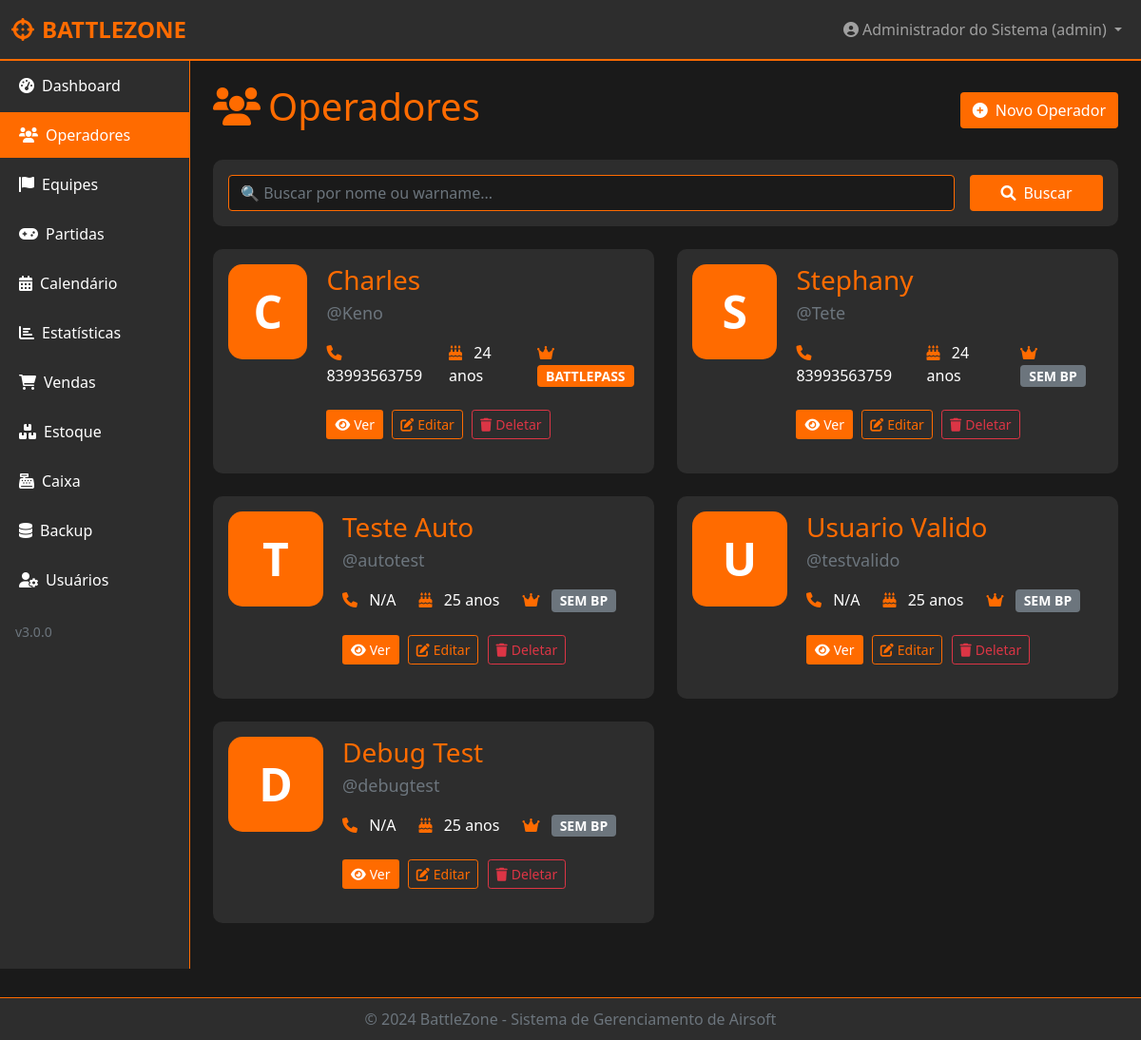
Page /operadores (signed in) on the committed database.
### backend/models.py (models this page shows, shortened)
class User(UserMixin, db.Model):
    __tablename__ = 'users'
    id = db.Column(db.Integer, primary_key=True)
    username = db.Column(db.String(80), unique=True, nullable=False)
    nome = db.Column(db.String(120), nullable=False)
    email = db.Column(db.String(120), unique=True, nullable=False)
    cpf = db.Column(db.String(14), unique=True, nullable=True)
    telefone = db.Column(db.String(20), nullable=True)
    data_nascimento = db.Column(db.String(10), nullable=True)
    idade = db.Column(db.Integer, nullable=True)
    password_hash = db.Column(db.String(200), nullable=False)
    salt = db.Column(db.String(32), nullable=False)
    nivel = db.Column(db.String(20), nullable=False, default='operador')
    status = db.Column(db.String(20), default='pendente')
    tentativas = db.Column(db.Integer, default=0)
    session_token = db.Column(db.String(100), unique=True, nullable=True)
    last_activity = db.Column(db.DateTime, default=datetime.utcnow)
    created_at = db.Column(db.DateTime, default=datetime.utcnow)
    approved_at = db.Column(db.DateTime, nullable=True)
    approved_by = db.Column(db.String(80), nullable=True)
    last_login = db.Column(db.DateTime, nullable=True)
    partidas_criadas = db.relationship('Partida', back_populates='criador', lazy=True, foreign_keys='Partida.created_by')
    operador_id = db.Column(db.Integer, db.ForeignKey('operadores.id'), nullable=True)
    operador = db.relationship('Operador', backref='usuario', uselist=False)
    two_factor_enabled = db.Column(db.Boolean, default=False)
    two_factor_secret = db.Column(db.String(32), nullable=True)  # Segredo TOTP em base32
    backup_codes = db.Column(db.Text, nullable=True)  # JSON com códigos de backup
    two_factor_verified_at = db.Column(db.DateTime, nullable=True)
    password_reset_token = db.Column(db.String(100), unique=True, nullable=True)
    password_reset_expires = db.Column(db.DateTime, nullable=True)
    terms_accepted = db.Column(db.Boolean, default=False)
    terms_accepted_date = db.Column(db.DateTime, nullable=True)
    def tem_permissao(self, recurso):
        if self.nivel == 'admin':
            return True

class Operador(db.Model):
    __tablename__ = 'operadores'
    id = db.Column(db.Integer, primary_key=True)
    old_id = db.Column(db.String(50), unique=True, nullable=True)
    nome = db.Column(db.String(120), nullable=False, unique=True)
    warname = db.Column(db.String(80), unique=True, nullable=False)
    cpf = db.Column(db.String(20), unique=True, nullable=True)
    email = db.Column(db.String(120), nullable=True)
    telefone = db.Column(db.String(20), nullable=True)
    data_nascimento = db.Column(db.String(20), nullable=True)
    idade = db.Column(db.String(10), nullable=True)
    battlepass = db.Column(db.String(10), default='NAO')
    created_at = db.Column(db.DateTime, default=datetime.utcnow)
    updated_at = db.Column(db.DateTime, default=datetime.utcnow, onupdate=datetime.utcnow)
    total_kills = db.Column(db.Integer, default=0)
    total_deaths = db.Column(db.Integer, default=0)
    total_vitorias = db.Column(db.Integer, default=0)
    total_derrotas = db.Column(db.Integer, default=0)
    total_mvps = db.Column(db.Integer, default=0)
    total_capturas = db.Column(db.Integer, default=0)
    total_plantas_bomba = db.Column(db.Integer, default=0)
    total_desarmes_bomba = db.Column(db.Integer, default=0)
    total_refens = db.Column(db.Integer, default=0)
    total_cacos = db.Column(db.Integer, default=0)
    total_partidas = db.Column(db.Integer, default=0)
    membro_equipes = db.relationship('Equipe', secondary='equipe_membros', back_populates='membros')
    partidas = db.relationship('PartidaParticipante', back_populates='operador', foreign_keys='PartidaParticipante.operador_id')

### app.py (the view)
@app.route('/operadores')
@login_required
@requer_permissao('operadores')
@operador_session_required
def listar_operadores():
    search = request.args.get('search', '')
    if search:
        operadores = Operador.query.filter(
            (Operador.nome.ilike(f'%{search}%')) |
            (Operador.warname.ilike(f'%{search}%'))
        ).all()
    else:
        operadores = Operador.query.all()
    print(f"📋 Listando {len(operadores)} operadores")  # DEBUG
    return render_template('operadores/listar.html', operadores=operadores, search=search)

### app.py (called while the page is built)
@app.before_request
def before_request():
    if current_user.is_authenticated and current_user.nivel == 'operador':
        if not current_user.is_session_valid():
            from flask_login import logout_user
            logout_user()
            session.clear()
            flash('Sessão expirada por inatividade (5 minutos).', 'warning')
            return redirect(url_for('auth.login'))
        current_user.update_activity()

@app.after_request
def after_request(response):
    return add_security_headers(response)

@login_manager.user_loader
def load_user(user_id):
    return db.session.get(User, int(user_id))

@app.context_processor
def inject_now():
    return {'now': datetime.now()}

### frontend/templates/operadores/listar.html (shortened to what this page needs)
{% extends "base.html" %}
{% block content %}
<div class="d-flex justify-content-between align-items-center mb-4">
    <h1 class="text-laranja"><i class="fas fa-users me-2"></i>Operadores</h1>
    <a href="{{ url_for('novo_operador') }}" class="btn" style="background-color: #FF6B00; color: white;">
        <i class="fas fa-plus-circle me-2"></i>Novo Operador
    </a>
</div>
<div class="card mb-4">
    <div class="card-body">
        <form method="GET" class="row g-3">
            <div class="col-md-10">
                <input type="text" name="search" class="form-control" placeholder="🔍 Buscar por nome ou warname..." value="{{ search }}">
            </div>
            <div class="col-md-2">
                <button type="submit" class="btn w-100" style="background-color: #FF6B00; color: white;">
                    <i class="fas fa-search me-2"></i>Buscar
                </button>
            </div>
        </form>
    </div>
</div>
{% if operadores %}
    <div class="row">
        {% for operador in operadores %}
        <div class="col-md-6 mb-4">
            <div class="card h-100">
                <div class="card-body">
                    <div class="d-flex">
                        <div style="background-color: #FF6B00; width: 100px; height: 100px; border-radius: 15px; display: flex; align-items: center; justify-content: center; margin-right: 20px;">
                            <span style="font-size: 48px; font-weight: bold; color: white;">
                                {{ operador.nome[0]|upper }}
                            </span>
                        </div>
                        <div class="flex-grow-1">
                            <h3 class="mb-1" style="color: #FF6B00; font-size: 28px;">{{ operador.nome }}</h3>
                            <p class="text-muted mb-3" style="font-size: 18px;">@{{ operador.warname }}</p>
                            <div class="d-flex justify-content-start gap-4 mt-3">
                                <div>
                                    <i class="fas fa-phone me-2" style="color: #FF6B00;"></i>
                                    <span>{{ operador.telefone or 'N/A' }}</span>
                                </div>
                                <div>
                                    <i class="fas fa-birthday-cake me-2" style="color: #FF6B00;"></i>
                                    <span>{{ operador.idade or 'N/A' }} anos</span>
                                </div>
                                <div>
                                    <i class="fas fa-crown me-2" style="color: #FF6B00;"></i>
                                    {% if operador.battlepass == 'SIM' %}
                                        <span class="badge" style="background-color: #FF6B00; color: white; font-size: 14px;">BATTLEPASS</span>
                                    {% else %}
                                        <span class="badge bg-secondary" style="font-size: 14px;">SEM BP</span>
                                    {% endif %}
                                </div>
                            </div>
                            <div class="mt-4">
                                <a href="{{ url_for('ver_operador', id=operador.id) }}" class="btn btn-sm" style="background-color: #FF6B00; color: white; margin-right: 5px;">
                                    <i class="fas fa-eye me-1"></i>Ver
                                </a>
                                <a href="{{ url_for('editar_operador', id=operador.id) }}" class="btn btn-sm btn-outline-laranja" style="border: 1px solid #FF6B00; color: #FF6B00; margin-right: 5px;">
                                    <i class="fas fa-edit me-1"></i>Editar
                                </a>
                                <button onclick="deletarOperador({{ operador.id }}, '{{ operador.nome }}')" class="btn btn-sm btn-outline-danger">
                                    <i class="fas fa-trash me-1"></i>Deletar
                                </button>
                            </div>
                        </div>
                    </div>
                </div>
            </div>
        </div>
        {% endfor %}
    </div>
{% endif %}
{% endblock %}

### frontend/templates/base.html (shortened to what this page needs)
<!DOCTYPE html>
<html lang="pt-BR">
<head>
    <link href="https://cdn.jsdelivr.net/npm/bootstrap@5.1.3/dist/css/bootstrap.min.css" rel="stylesheet">
    <link rel="stylesheet" href="https://cdnjs.cloudflare.com/ajax/libs/font-awesome/6.0.0/css/all.min.css">
</head>
<body>
    <nav class="navbar navbar-expand-lg navbar-dark">
        <div class="container-fluid">
            <a class="navbar-brand" href="{{ url_for('dashboard') }}">
                <i class="fas fa-crosshairs me-2"></i>BATTLEZONE
            </a>
            <div class="collapse navbar-collapse" id="navbarNav">
                <ul class="navbar-nav ms-auto">
                    {% if current_user.is_authenticated %}
                    <li class="nav-item dropdown">
                        <a class="nav-link dropdown-toggle" href="#" id="userDropdown" role="button" data-bs-toggle="dropdown">
                            <i class="fas fa-user-circle me-1"></i>{{ current_user.nome }} ({{ current_user.warname or current_user.username }})
                        </a>
                    </li>
                    {% endif %}
                </ul>
            </div>
        </div>
    </nav>
    <div class="container-fluid">
        <div class="row">
            {% if current_user.is_authenticated %}
            <div class="col-md-2 p-0 sidebar">
                <div class="nav flex-column">
                    <a class="nav-link {% if request.endpoint == 'dashboard' %}active{% endif %}" href="{{ url_for('dashboard') }}">
                        <i class="fas fa-tachometer-alt me-2"></i>Dashboard
                    </a>
                    {% if current_user.tem_permissao('operadores') %}
                    <a class="nav-link {% if request.endpoint in ['listar_operadores', 'novo_operador', 'ver_operador', 'editar_operador'] %}active{% endif %}" href="{{ url_for('listar_operadores') }}">
                        <i class="fas fa-users me-2"></i>Operadores
                    </a>
                    {% endif %}
                    {% if current_user.tem_permissao('equipes') %}
                    <a class="nav-link {% if request.endpoint in ['listar_equipes', 'nova_equipe', 'ver_equipe', 'editar_equipe'] %}active{% endif %}" href="{{ url_for('listar_equipes') }}">
                        <i class="fas fa-flag me-2"></i>Equipes
                    </a>
                    {% endif %}
                    {% if current_user.tem_permissao('partidas') %}
                    <a class="nav-link {% if request.endpoint in ['listar_partidas', 'nova_partida', 'ver_partida'] %}active{% endif %}" href="{{ url_for('listar_partidas') }}">
                        <i class="fas fa-gamepad me-2"></i>Partidas
                    </a>
                    {% endif %}
                    {% if current_user.tem_permissao('calendario') %}
                    <a class="nav-link {% if request.endpoint == 'calendario' %}active{% endif %}" href="{{ url_for('calendario') }}">
                        <i class="fas fa-calendar-alt me-2"></i>Calendário
                    </a>
                    {% endif %}
                    {% if current_user.tem_permissao('estatisticas') %}
                    <a class="nav-link {% if request.endpoint == 'estatisticas' %}active{% endif %}" href="{{ url_for('estatisticas') }}">
                        <i class="fas fa-chart-bar me-2"></i>Estatísticas
                    </a>
                    {% endif %}
                    {% if current_user.tem_permissao('vendas') %}
                    <a class="nav-link {% if request.endpoint in ['listar_vendas', 'nova_venda'] %}active{% endif %}" href="{{ url_for('listar_vendas') }}">
                        <i class="fas fa-shopping-cart me-2"></i>Vendas
                    </a>
                    {% endif %}
                    {% if current_user.tem_permissao('estoque') %}
                    <a class="nav-link {% if request.endpoint in ['listar_estoque', 'novo_item', 'editar_item'] %}active{% endif %}" href="{{ url_for('listar_estoque') }}">
                        <i class="fas fa-boxes me-2"></i>Estoque
                    </a>
                    {% endif %}
                    {% if current_user.tem_permissao('caixa') %}
                    <a class="nav-link {% if request.endpoint == 'caixa' %}active{% endif %}" href="{{ url_for('caixa') }}">
                        <i class="fas fa-cash-register me-2"></i>Caixa
                    </a>
                    {% endif %}
                    {% if current_user.nivel in ['admin', 'gerente'] %}
                    <a class="nav-link {% if request.endpoint == 'admin_backups' %}active{% endif %}" href="{{ url_for('admin_backups') }}">
                        <i class="fas fa-database me-2"></i>Backup
                    </a>
                    {% endif %}
                    {% if current_user.nivel in ['admin', 'gerente'] %}
                    <a class="nav-link {% if request.endpoint == 'admin_usuarios' %}active{% endif %}" href="{{ url_for('admin_usuarios') }}">
                        <i class="fas fa-user-cog me-2"></i>Usuários
                    </a>
                    {% endif %}
                </div>
                <div class="mt-auto p-3">
                    <small class="text-muted">v3.0.0</small>
                </div>
            </div>
            {% endif %}
            <div class="{% if current_user.is_authenticated %}col-md-10{% else %}col-md-12{% endif %} p-4">
                {% block content %}{% endblock %}
            </div>
        </div>
    </div>
    {% if current_user.is_authenticated %}
    <footer class="footer">
        <div class="container">
            <span>&copy; 2024 BattleZone - Sistema de Gerenciamento de Airsoft</span>
        </div>
    </footer>
    {% endif %}
</body>
</html>

### frontend/templates/base.html (style rules this page uses)
:root { --laranja: #FF6B00; --laranja-escuro: #CC5500; --preto: #1A1A1A; --cinza-escuro: #2D2D2D; --cinza-claro: #3D3D3D; --verde: #00C851; --vermelho: #FF4444; }
body { background-color: var(--preto); color: #fff; font-family: 'Segoe UI', Tahoma, Geneva, Verdana, sans-serif; }
.navbar { background-color: var(--cinza-escuro) !important; border-bottom: 2px solid var(--laranja); }
.navbar-brand { color: var(--laranja) !important; font-weight: bold; font-size: 24px; }
.sidebar { background-color: var(--cinza-escuro); min-height: calc(100vh - 56px); border-right: 1px solid var(--laranja); }
.sidebar .nav-link { color: #fff; border-radius: 0; padding: 12px 20px; margin: 2px 0; }
.sidebar .nav-link.active { background-color: var(--laranja); color: #fff; }
.card { background-color: var(--cinza-escuro); border: none; border-radius: 10px; margin-bottom: 20px; }
.btn-outline-laranja { border: 1px solid var(--laranja); color: var(--laranja); }
.text-laranja { color: var(--laranja); }
.form-control, .form-select { background-color: var(--preto); border: 1px solid var(--laranja); color: #fff; }
.footer { background-color: var(--cinza-escuro); color: #6c757d; padding: 10px; text-align: center; border-top: 1px solid var(--laranja); margin-top: 30px; }

### rows in the picture
User: nome "Administrador do Sistema", username "admin"
Operador: nome "C", nome "Charles", warname "Keno", telefone "83993563759", idade "24", battlepass "BATTLEPASS"
Operador: nome "S", nome "Stephany", warname "Tete", telefone "83993563759", idade "24", battlepass "SEM BP"
Operador: nome "T", nome "Teste Auto", warname "autotest", telefone "N/A", idade "25", battlepass "SEM BP"
Operador: nome "U", nome "Usuario Valido", warname "testvalido", telefone "N/A", idade "25", battlepass "SEM BP"
Operador: nome "D", nome "Debug Test", warname "debugtest", telefone "N/A", idade "25", battlepass "SEM BP"
